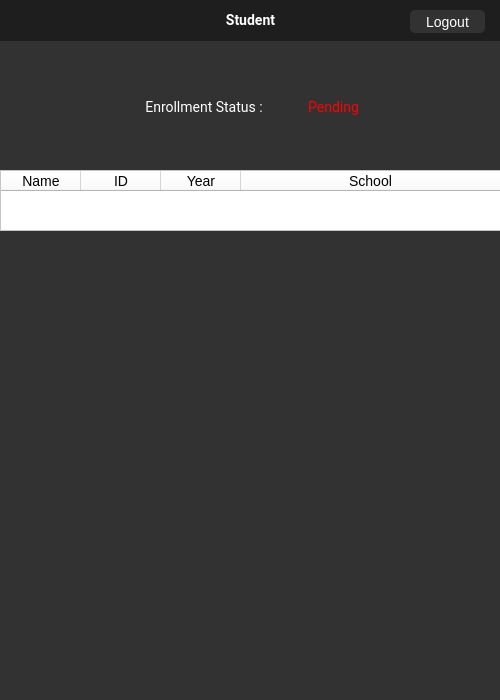
<?xml version="1.0" encoding="UTF-8"?>
<ui version="4.0">
 <class>Dialog</class>
 <widget class="QDialog" name="Dialog">
  <property name="geometry">
   <rect>
    <x>0</x>
    <y>0</y>
    <width>500</width>
    <height>700</height>
   </rect>
  </property>
  <property name="windowTitle">
   <string>Dialog</string>
  </property>
  <property name="styleSheet">
   <string notr="true">font-size: 14px;</string>
  </property>
  <widget class="QGraphicsView" name="graphicsView">
   <property name="geometry">
    <rect>
     <x>-10</x>
     <y>-20</y>
     <width>521</width>
     <height>721</height>
    </rect>
   </property>
   <property name="styleSheet">
    <string notr="true">background-color: rgb(50, 50, 50);</string>
   </property>
  </widget>
  <widget class="QTableWidget" name="tableWidget">
   <property name="enabled">
    <bool>true</bool>
   </property>
   <property name="geometry">
    <rect>
     <x>0</x>
     <y>170</y>
     <width>501</width>
     <height>61</height>
    </rect>
   </property>
   <property name="styleSheet">
    <string notr="true">background-color: rgb(255, 255, 255);</string>
   </property>
   <property name="editTriggers">
    <set>QAbstractItemView::NoEditTriggers</set>
   </property>
   <property name="alternatingRowColors">
    <bool>true</bool>
   </property>
   <property name="selectionMode">
    <enum>QAbstractItemView::NoSelection</enum>
   </property>
   <property name="sortingEnabled">
    <bool>true</bool>
   </property>
   <property name="cornerButtonEnabled">
    <bool>false</bool>
   </property>
   <attribute name="horizontalHeaderVisible">
    <bool>true</bool>
   </attribute>
   <attribute name="horizontalHeaderCascadingSectionResizes">
    <bool>false</bool>
   </attribute>
   <attribute name="horizontalHeaderMinimumSectionSize">
    <number>50</number>
   </attribute>
   <attribute name="horizontalHeaderDefaultSectionSize">
    <number>80</number>
   </attribute>
   <attribute name="horizontalHeaderShowSortIndicator" stdset="0">
    <bool>true</bool>
   </attribute>
   <attribute name="horizontalHeaderStretchLastSection">
    <bool>true</bool>
   </attribute>
   <column>
    <property name="text">
     <string>Name</string>
    </property>
   </column>
   <column>
    <property name="text">
     <string>ID</string>
    </property>
   </column>
   <column>
    <property name="text">
     <string>Year</string>
    </property>
   </column>
   <column>
    <property name="text">
     <string>School</string>
    </property>
   </column>
  </widget>
  <widget class="QPushButton" name="LogoutBtn">
   <property name="geometry">
    <rect>
     <x>410</x>
     <y>10</y>
     <width>75</width>
     <height>23</height>
    </rect>
   </property>
   <property name="styleSheet">
    <string notr="true">QPushButton{background-color: rgb(50,50, 50);color:rgb(255,255,255);border-radius:5;}
QPushButton:hover{
 background-color: rgb(60,60,60)
}</string>
   </property>
   <property name="text">
    <string>Logout</string>
   </property>
  </widget>
  <widget class="QLabel" name="label">
   <property name="geometry">
    <rect>
     <x>0</x>
     <y>0</y>
     <width>501</width>
     <height>41</height>
    </rect>
   </property>
   <property name="font">
    <font>
     <family>Roboto</family>
     <pointsize>-1</pointsize>
     <weight>75</weight>
     <bold>true</bold>
    </font>
   </property>
   <property name="styleSheet">
    <string notr="true">background-color: rgb(30, 30, 30);color:rgb(255,255,255)</string>
   </property>
   <property name="text">
    <string>Student</string>
   </property>
   <property name="textFormat">
    <enum>Qt::AutoText</enum>
   </property>
   <property name="alignment">
    <set>Qt::AlignCenter</set>
   </property>
   <property name="margin">
    <number>0</number>
   </property>
  </widget>
  <widget class="QWidget" name="layoutWidget">
   <property name="geometry">
    <rect>
     <x>130</x>
     <y>80</y>
     <width>268</width>
     <height>55</height>
    </rect>
   </property>
   <layout class="QHBoxLayout" name="horizontalLayout_2" stretch="0,0">
    <property name="spacing">
     <number>0</number>
    </property>
    <property name="leftMargin">
     <number>9</number>
    </property>
    <item>
     <widget class="QLabel" name="label_3">
      <property name="sizePolicy">
       <sizepolicy hsizetype="Minimum" vsizetype="Minimum">
        <horstretch>0</horstretch>
        <verstretch>0</verstretch>
       </sizepolicy>
      </property>
      <property name="font">
       <font>
        <family>Roboto</family>
        <pointsize>-1</pointsize>
       </font>
      </property>
      <property name="styleSheet">
       <string notr="true">background:none;
color:white
</string>
      </property>
      <property name="text">
       <string>Enrollment Status :</string>
      </property>
      <property name="alignment">
       <set>Qt::AlignCenter</set>
      </property>
     </widget>
    </item>
    <item>
     <widget class="QLabel" name="statusLbl">
      <property name="sizePolicy">
       <sizepolicy hsizetype="Minimum" vsizetype="Minimum">
        <horstretch>0</horstretch>
        <verstretch>0</verstretch>
       </sizepolicy>
      </property>
      <property name="font">
       <font>
        <family>Roboto</family>
        <pointsize>-1</pointsize>
       </font>
      </property>
      <property name="styleSheet">
       <string notr="true">background:none;
color:red
</string>
      </property>
      <property name="text">
       <string>Pending</string>
      </property>
      <property name="alignment">
       <set>Qt::AlignCenter</set>
      </property>
     </widget>
    </item>
   </layout>
  </widget>
  <zorder>graphicsView</zorder>
  <zorder>tableWidget</zorder>
  <zorder>label</zorder>
  <zorder>LogoutBtn</zorder>
  <zorder>layoutWidget</zorder>
 </widget>
 <resources/>
 <connections/>
</ui>
